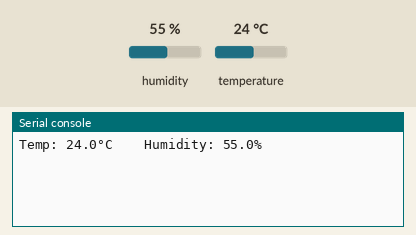
The program below on a simulated CircuitPython board. Parts: the last lines printed to the serial console. The test bench sets the inputs (shaded band); at power-on: humidity 55 %, temperature 24 °C.

Above: at 1.2 s.
1.3 s: humidity set to 22 %
At 3.8 s:
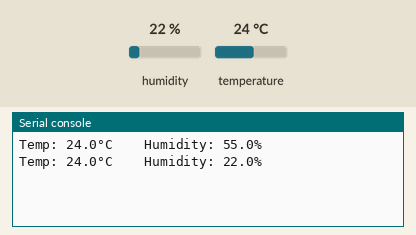
4.3 s: temperature set to 12 °C
At 6.2 s:
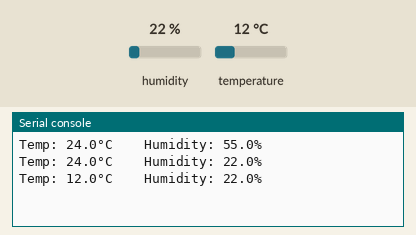
7.3 s: humidity set to 40 %
At 9.8 s:
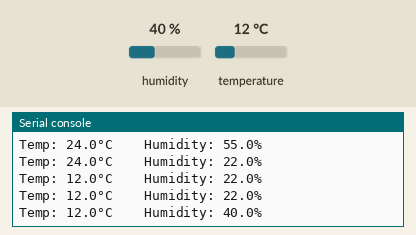
Timing chart, 0 to 11.3 s (numbered marks = the images above; inputs shaded):
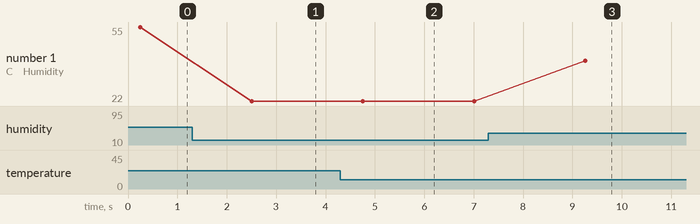

Measured:
- after the input at 1.3 s, the serial console: prints a new line after 1.2 s (image 1)
- after the input at 4.3 s, the serial console: prints a new line after 0.46 s (image 2)
- after the input at 7.3 s, the serial console: prints a new line after 2.0 s (image 3)
- plotted number 1: 55 → 22 after the input at 1.3 s, 22 → 40 after the input at 7.3 s

The program:

temperature_humidity.py
```python
import time
import board
import adafruit_dht

# Initialize DHT device, with data pin connected to GPIO4
dht_device = adafruit_dht.DHT11(board.D4)  # Change to DHT11 if using that sensor

while True:
    try:
        temperature_c = dht_device.temperature
        humidity = dht_device.humidity
        print(f"Temp: {temperature_c:.1f}°C    Humidity: {humidity:.1f}%")
    except RuntimeError as error:
        # Read errors happen from time to time
        print(error.args[0])
    time.sleep(2)
```
